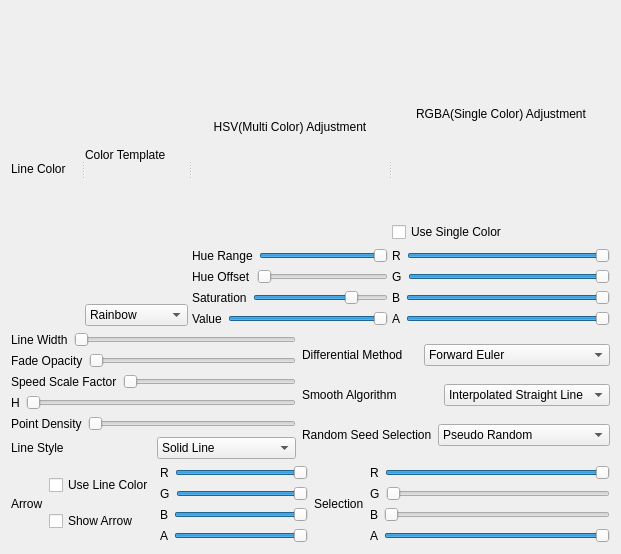
<?xml version="1.0" encoding="UTF-8"?>
<ui version="4.0">
 <class>streamline_cpuClass</class>
 <widget class="QWidget" name="streamline_cpuClass">
  <property name="geometry">
   <rect>
    <x>0</x>
    <y>0</y>
    <width>621</width>
    <height>554</height>
   </rect>
  </property>
  <property name="windowTitle">
   <string>StreamLine</string>
  </property>
  <layout class="QGridLayout" name="gridLayout_5">
   <item row="0" column="0" colspan="2">
    <widget class="QSplitter" name="splitter">
     <property name="orientation">
      <enum>Qt::Horizontal</enum>
     </property>
     <widget class="QLabel" name="label_4">
      <property name="text">
       <string>Line Color</string>
      </property>
     </widget>
     <widget class="QWidget" name="">
      <layout class="QVBoxLayout" name="verticalLayout_5">
       <item>
        <widget class="QLabel" name="label_24">
         <property name="text">
          <string>Color Template</string>
         </property>
        </widget>
       </item>
       <item>
        <widget class="QComboBox" name="comboBox_ColorTemplate">
         <item>
          <property name="text">
           <string>Rainbow</string>
          </property>
          <property name="icon">
           <iconset>
            <normaloff>../../data/rainbow.jpg</normaloff>../../data/rainbow.jpg</iconset>
          </property>
         </item>
        </widget>
       </item>
      </layout>
     </widget>
     <widget class="QWidget" name="">
      <layout class="QVBoxLayout" name="verticalLayout_9">
       <item>
        <widget class="QLabel" name="label_30">
         <property name="text">
          <string>HSV(Multi Color) Adjustment</string>
         </property>
         <property name="alignment">
          <set>Qt::AlignCenter</set>
         </property>
         <property name="wordWrap">
          <bool>false</bool>
         </property>
        </widget>
       </item>
       <item>
        <layout class="QHBoxLayout" name="horizontalLayout_9">
         <item>
          <widget class="QLabel" name="label_26">
           <property name="text">
            <string>Hue Range</string>
           </property>
          </widget>
         </item>
         <item>
          <widget class="QSlider" name="horizontalSlider_HueRange">
           <property name="maximum">
            <number>360</number>
           </property>
           <property name="sliderPosition">
            <number>360</number>
           </property>
           <property name="orientation">
            <enum>Qt::Horizontal</enum>
           </property>
          </widget>
         </item>
        </layout>
       </item>
       <item>
        <layout class="QHBoxLayout" name="horizontalLayout_24">
         <item>
          <widget class="QLabel" name="label_27">
           <property name="text">
            <string>Hue Offset</string>
           </property>
          </widget>
         </item>
         <item>
          <widget class="QSlider" name="horizontalSlider_HueOffset">
           <property name="font">
            <font>
             <italic>false</italic>
            </font>
           </property>
           <property name="autoFillBackground">
            <bool>false</bool>
           </property>
           <property name="maximum">
            <number>360</number>
           </property>
           <property name="orientation">
            <enum>Qt::Horizontal</enum>
           </property>
          </widget>
         </item>
        </layout>
       </item>
       <item>
        <layout class="QHBoxLayout" name="horizontalLayout_25">
         <item>
          <widget class="QLabel" name="label_28">
           <property name="text">
            <string>Saturation</string>
           </property>
          </widget>
         </item>
         <item>
          <widget class="QSlider" name="horizontalSlider_Saturation">
           <property name="sliderPosition">
            <number>75</number>
           </property>
           <property name="orientation">
            <enum>Qt::Horizontal</enum>
           </property>
          </widget>
         </item>
        </layout>
       </item>
       <item>
        <layout class="QHBoxLayout" name="horizontalLayout_26">
         <item>
          <widget class="QLabel" name="label_29">
           <property name="text">
            <string>Value</string>
           </property>
          </widget>
         </item>
         <item>
          <widget class="QSlider" name="horizontalSlider_Value">
           <property name="sliderPosition">
            <number>99</number>
           </property>
           <property name="orientation">
            <enum>Qt::Horizontal</enum>
           </property>
          </widget>
         </item>
        </layout>
       </item>
      </layout>
     </widget>
     <widget class="QWidget" name="">
      <layout class="QVBoxLayout" name="verticalLayout_8">
       <item>
        <widget class="QLabel" name="label_31">
         <property name="text">
          <string>RGBA(Single Color) Adjustment</string>
         </property>
         <property name="alignment">
          <set>Qt::AlignCenter</set>
         </property>
        </widget>
       </item>
       <item>
        <widget class="QCheckBox" name="checkBox_UseSingleColor">
         <property name="text">
          <string>Use Single Color</string>
         </property>
        </widget>
       </item>
       <item>
        <layout class="QVBoxLayout" name="verticalLayout_4">
         <item>
          <layout class="QHBoxLayout" name="horizontalLayout_20">
           <item>
            <widget class="QLabel" name="label_20">
             <property name="text">
              <string>R</string>
             </property>
            </widget>
           </item>
           <item>
            <widget class="QSlider" name="horizontalSlider_LineR">
             <property name="maximum">
              <number>255</number>
             </property>
             <property name="sliderPosition">
              <number>255</number>
             </property>
             <property name="orientation">
              <enum>Qt::Horizontal</enum>
             </property>
            </widget>
           </item>
          </layout>
         </item>
         <item>
          <layout class="QHBoxLayout" name="horizontalLayout_21">
           <item>
            <widget class="QLabel" name="label_21">
             <property name="text">
              <string>G</string>
             </property>
            </widget>
           </item>
           <item>
            <widget class="QSlider" name="horizontalSlider_LineG">
             <property name="maximum">
              <number>255</number>
             </property>
             <property name="sliderPosition">
              <number>255</number>
             </property>
             <property name="orientation">
              <enum>Qt::Horizontal</enum>
             </property>
            </widget>
           </item>
          </layout>
         </item>
         <item>
          <layout class="QHBoxLayout" name="horizontalLayout_22">
           <item>
            <widget class="QLabel" name="label_22">
             <property name="text">
              <string>B</string>
             </property>
            </widget>
           </item>
           <item>
            <widget class="QSlider" name="horizontalSlider_LineB">
             <property name="maximum">
              <number>255</number>
             </property>
             <property name="sliderPosition">
              <number>255</number>
             </property>
             <property name="orientation">
              <enum>Qt::Horizontal</enum>
             </property>
            </widget>
           </item>
          </layout>
         </item>
         <item>
          <layout class="QHBoxLayout" name="horizontalLayout_23">
           <item>
            <widget class="QLabel" name="label_23">
             <property name="text">
              <string>A</string>
             </property>
            </widget>
           </item>
           <item>
            <widget class="QSlider" name="horizontalSlider_LineA">
             <property name="maximum">
              <number>255</number>
             </property>
             <property name="sliderPosition">
              <number>255</number>
             </property>
             <property name="orientation">
              <enum>Qt::Horizontal</enum>
             </property>
            </widget>
           </item>
          </layout>
         </item>
        </layout>
       </item>
      </layout>
     </widget>
    </widget>
   </item>
   <item row="2" column="0">
    <layout class="QHBoxLayout" name="horizontalLayout_27">
     <item>
      <widget class="QLabel" name="label_5">
       <property name="text">
        <string>Arrow</string>
       </property>
      </widget>
     </item>
     <item>
      <layout class="QVBoxLayout" name="verticalLayout_2">
       <item>
        <widget class="QCheckBox" name="checkBox_UseLineColor">
         <property name="text">
          <string>Use Line Color</string>
         </property>
         <property name="checked">
          <bool>false</bool>
         </property>
        </widget>
       </item>
       <item>
        <widget class="QCheckBox" name="checkBox_ShowArrow">
         <property name="text">
          <string>Show Arrow</string>
         </property>
        </widget>
       </item>
      </layout>
     </item>
     <item>
      <layout class="QVBoxLayout" name="verticalLayout">
       <item>
        <layout class="QHBoxLayout" name="horizontalLayout_5">
         <item>
          <widget class="QLabel" name="label_6">
           <property name="text">
            <string>R</string>
           </property>
          </widget>
         </item>
         <item>
          <widget class="QSlider" name="horizontalSlider_ArrowR">
           <property name="maximum">
            <number>255</number>
           </property>
           <property name="sliderPosition">
            <number>255</number>
           </property>
           <property name="orientation">
            <enum>Qt::Horizontal</enum>
           </property>
          </widget>
         </item>
        </layout>
       </item>
       <item>
        <layout class="QHBoxLayout" name="horizontalLayout_6">
         <item>
          <widget class="QLabel" name="label_7">
           <property name="text">
            <string>G</string>
           </property>
          </widget>
         </item>
         <item>
          <widget class="QSlider" name="horizontalSlider_ArrowG">
           <property name="maximum">
            <number>255</number>
           </property>
           <property name="sliderPosition">
            <number>255</number>
           </property>
           <property name="orientation">
            <enum>Qt::Horizontal</enum>
           </property>
          </widget>
         </item>
        </layout>
       </item>
       <item>
        <layout class="QHBoxLayout" name="horizontalLayout_7">
         <item>
          <widget class="QLabel" name="label_8">
           <property name="text">
            <string>B</string>
           </property>
          </widget>
         </item>
         <item>
          <widget class="QSlider" name="horizontalSlider_ArrowB">
           <property name="maximum">
            <number>255</number>
           </property>
           <property name="sliderPosition">
            <number>255</number>
           </property>
           <property name="orientation">
            <enum>Qt::Horizontal</enum>
           </property>
          </widget>
         </item>
        </layout>
       </item>
       <item>
        <layout class="QHBoxLayout" name="horizontalLayout_8">
         <item>
          <widget class="QLabel" name="label_9">
           <property name="text">
            <string>A</string>
           </property>
          </widget>
         </item>
         <item>
          <widget class="QSlider" name="horizontalSlider_ArrowA">
           <property name="maximum">
            <number>255</number>
           </property>
           <property name="sliderPosition">
            <number>255</number>
           </property>
           <property name="orientation">
            <enum>Qt::Horizontal</enum>
           </property>
          </widget>
         </item>
        </layout>
       </item>
      </layout>
     </item>
    </layout>
   </item>
   <item row="2" column="1">
    <layout class="QHBoxLayout" name="horizontalLayout_3">
     <item>
      <widget class="QLabel" name="label_3">
       <property name="text">
        <string>Selection</string>
       </property>
      </widget>
     </item>
     <item>
      <layout class="QVBoxLayout" name="verticalLayout_3">
       <item>
        <layout class="QHBoxLayout" name="horizontalLayout_16">
         <item>
          <widget class="QLabel" name="label_16">
           <property name="text">
            <string>R</string>
           </property>
          </widget>
         </item>
         <item>
          <widget class="QSlider" name="horizontalSlider_SelectionR">
           <property name="maximum">
            <number>255</number>
           </property>
           <property name="sliderPosition">
            <number>255</number>
           </property>
           <property name="orientation">
            <enum>Qt::Horizontal</enum>
           </property>
          </widget>
         </item>
        </layout>
       </item>
       <item>
        <layout class="QHBoxLayout" name="horizontalLayout_17">
         <item>
          <widget class="QLabel" name="label_17">
           <property name="text">
            <string>G</string>
           </property>
          </widget>
         </item>
         <item>
          <widget class="QSlider" name="horizontalSlider_SelectionG">
           <property name="maximum">
            <number>255</number>
           </property>
           <property name="sliderPosition">
            <number>0</number>
           </property>
           <property name="orientation">
            <enum>Qt::Horizontal</enum>
           </property>
          </widget>
         </item>
        </layout>
       </item>
       <item>
        <layout class="QHBoxLayout" name="horizontalLayout_18">
         <item>
          <widget class="QLabel" name="label_18">
           <property name="text">
            <string>B</string>
           </property>
          </widget>
         </item>
         <item>
          <widget class="QSlider" name="horizontalSlider_SelectionB">
           <property name="maximum">
            <number>255</number>
           </property>
           <property name="sliderPosition">
            <number>0</number>
           </property>
           <property name="orientation">
            <enum>Qt::Horizontal</enum>
           </property>
          </widget>
         </item>
        </layout>
       </item>
       <item>
        <layout class="QHBoxLayout" name="horizontalLayout_19">
         <item>
          <widget class="QLabel" name="label_19">
           <property name="text">
            <string>A</string>
           </property>
          </widget>
         </item>
         <item>
          <widget class="QSlider" name="horizontalSlider_SelectionA">
           <property name="maximum">
            <number>255</number>
           </property>
           <property name="sliderPosition">
            <number>255</number>
           </property>
           <property name="orientation">
            <enum>Qt::Horizontal</enum>
           </property>
          </widget>
         </item>
        </layout>
       </item>
      </layout>
     </item>
    </layout>
   </item>
   <item row="1" column="0" colspan="2">
    <layout class="QHBoxLayout" name="horizontalLayout_28">
     <item>
      <layout class="QVBoxLayout" name="verticalLayout_6">
       <item>
        <layout class="QHBoxLayout" name="horizontalLayout" stretch="0,0">
         <item>
          <widget class="QLabel" name="label">
           <property name="text">
            <string>Line Width</string>
           </property>
          </widget>
         </item>
         <item>
          <widget class="QSlider" name="horizontalSlider_LineWidth">
           <property name="orientation">
            <enum>Qt::Horizontal</enum>
           </property>
          </widget>
         </item>
        </layout>
       </item>
       <item>
        <layout class="QHBoxLayout" name="horizontalLayout_13">
         <item>
          <widget class="QLabel" name="label_15">
           <property name="text">
            <string>Fade Opacity</string>
           </property>
          </widget>
         </item>
         <item>
          <widget class="QSlider" name="horizontalSlider_FadeOpacity">
           <property name="orientation">
            <enum>Qt::Horizontal</enum>
           </property>
          </widget>
         </item>
        </layout>
       </item>
       <item>
        <layout class="QHBoxLayout" name="horizontalLayout_12">
         <item>
          <widget class="QLabel" name="label_13">
           <property name="text">
            <string>Speed Scale Factor</string>
           </property>
          </widget>
         </item>
         <item>
          <widget class="QSlider" name="horizontalSlider_SpeedScaleFactor">
           <property name="orientation">
            <enum>Qt::Horizontal</enum>
           </property>
          </widget>
         </item>
        </layout>
       </item>
       <item>
        <layout class="QHBoxLayout" name="horizontalLayout_14">
         <item>
          <widget class="QLabel" name="label_12">
           <property name="text">
            <string>H</string>
           </property>
          </widget>
         </item>
         <item>
          <widget class="QSlider" name="horizontalSlider_H">
           <property name="orientation">
            <enum>Qt::Horizontal</enum>
           </property>
          </widget>
         </item>
        </layout>
       </item>
       <item>
        <layout class="QHBoxLayout" name="horizontalLayout_15">
         <item>
          <widget class="QLabel" name="label_14">
           <property name="text">
            <string>Point Density</string>
           </property>
          </widget>
         </item>
         <item>
          <widget class="QSlider" name="horizontalSlider_PointDensity">
           <property name="orientation">
            <enum>Qt::Horizontal</enum>
           </property>
          </widget>
         </item>
        </layout>
       </item>
       <item>
        <layout class="QHBoxLayout" name="horizontalLayout_2">
         <item>
          <widget class="QLabel" name="label_2">
           <property name="text">
            <string>Line Style</string>
           </property>
          </widget>
         </item>
         <item>
          <widget class="QComboBox" name="comboBox_LineStyle">
           <item>
            <property name="text">
             <string>Solid Line</string>
            </property>
           </item>
           <item>
            <property name="text">
             <string>Dotted Line</string>
            </property>
           </item>
          </widget>
         </item>
        </layout>
       </item>
      </layout>
     </item>
     <item>
      <layout class="QVBoxLayout" name="verticalLayout_7">
       <item>
        <layout class="QHBoxLayout" name="horizontalLayout_4">
         <item>
          <widget class="QLabel" name="label_25">
           <property name="text">
            <string>Differential Method</string>
           </property>
          </widget>
         </item>
         <item>
          <widget class="QComboBox" name="comboBox_DifferentialMethod">
           <item>
            <property name="text">
             <string>Forward Euler</string>
            </property>
           </item>
           <item>
            <property name="text">
             <string>Runge-Kutta (Second Order)</string>
            </property>
           </item>
          </widget>
         </item>
        </layout>
       </item>
       <item>
        <layout class="QHBoxLayout" name="horizontalLayout_11">
         <item>
          <widget class="QLabel" name="label_11">
           <property name="text">
            <string>Smooth Algorithm</string>
           </property>
          </widget>
         </item>
         <item>
          <widget class="QComboBox" name="comboBox_Smooth">
           <item>
            <property name="text">
             <string>Interpolated Straight Line</string>
            </property>
           </item>
           <item>
            <property name="text">
             <string>Circular Arc Spline</string>
            </property>
           </item>
           <item>
            <property name="text">
             <string>Quadratic Bezier</string>
            </property>
           </item>
          </widget>
         </item>
        </layout>
       </item>
       <item>
        <layout class="QHBoxLayout" name="horizontalLayout_10">
         <item>
          <widget class="QLabel" name="label_10">
           <property name="text">
            <string>Random Seed Selection</string>
           </property>
          </widget>
         </item>
         <item>
          <widget class="QComboBox" name="comboBox_RandomSeedSelection">
           <item>
            <property name="text">
             <string>Pseudo Random</string>
            </property>
           </item>
           <item>
            <property name="text">
             <string>Density Based</string>
            </property>
           </item>
           <item>
            <property name="text">
             <string>Information Entropy Based</string>
            </property>
           </item>
          </widget>
         </item>
        </layout>
       </item>
      </layout>
     </item>
    </layout>
   </item>
  </layout>
 </widget>
 <resources/>
 <connections/>
</ui>
